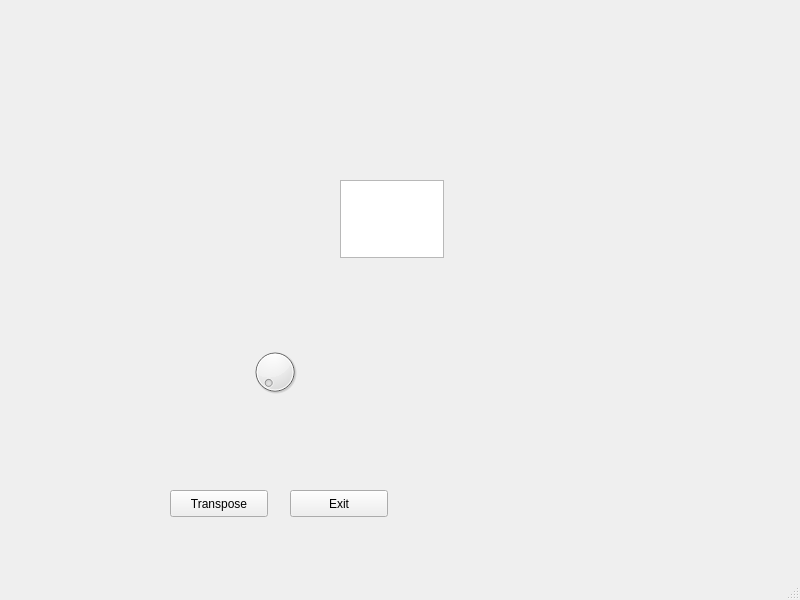
<?xml version="1.0" encoding="UTF-8"?>
<ui version="4.0">
 <class>Transposer</class>
 <widget class="QMainWindow" name="Transposer">
  <property name="geometry">
   <rect>
    <x>0</x>
    <y>0</y>
    <width>800</width>
    <height>600</height>
   </rect>
  </property>
  <property name="windowTitle">
   <string>Transposer</string>
  </property>
  <widget class="QWidget" name="centralwidget">
   <widget class="QPushButton" name="transpose">
    <property name="geometry">
     <rect>
      <x>170</x>
      <y>490</y>
      <width>98</width>
      <height>27</height>
     </rect>
    </property>
    <property name="text">
     <string>Transpose</string>
    </property>
   </widget>
   <widget class="QPushButton" name="exit">
    <property name="geometry">
     <rect>
      <x>290</x>
      <y>490</y>
      <width>98</width>
      <height>27</height>
     </rect>
    </property>
    <property name="text">
     <string>Exit</string>
    </property>
   </widget>
   <widget class="QTextEdit" name="textEdit">
    <property name="geometry">
     <rect>
      <x>340</x>
      <y>180</y>
      <width>104</width>
      <height>78</height>
     </rect>
    </property>
   </widget>
   <widget class="QDial" name="dial">
    <property name="geometry">
     <rect>
      <x>250</x>
      <y>340</y>
      <width>50</width>
      <height>64</height>
     </rect>
    </property>
   </widget>
  </widget>
  <widget class="QMenuBar" name="menubar">
   <property name="geometry">
    <rect>
     <x>0</x>
     <y>0</y>
     <width>800</width>
     <height>25</height>
    </rect>
   </property>
  </widget>
  <widget class="QStatusBar" name="statusbar"/>
 </widget>
 <resources/>
 <connections>
  <connection>
   <sender>exit</sender>
   <signal>clicked()</signal>
   <receiver>Transposer</receiver>
   <slot>close()</slot>
   <hints>
    <hint type="sourcelabel">
     <x>338</x>
     <y>528</y>
    </hint>
    <hint type="destinationlabel">
     <x>399</x>
     <y>299</y>
    </hint>
   </hints>
  </connection>
 </connections>
</ui>
